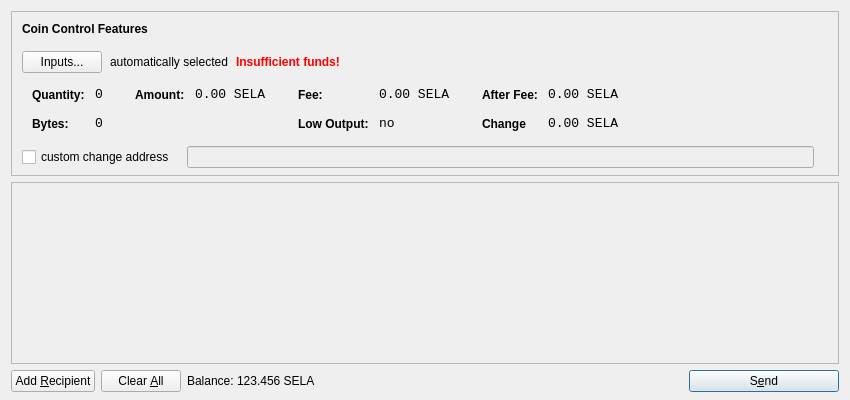
<?xml version="1.0" encoding="UTF-8"?>
<ui version="4.0">
 <class>SendCoinsDialog</class>
 <widget class="QDialog" name="SendCoinsDialog">
  <property name="geometry">
   <rect>
    <x>0</x>
    <y>0</y>
    <width>850</width>
    <height>400</height>
   </rect>
  </property>
  <property name="windowTitle">
   <string>Send Coins</string>
  </property>
  <layout class="QVBoxLayout" name="verticalLayout" stretch="0,1,0">
   <property name="bottomMargin">
    <number>8</number>
   </property>
   <item>
    <widget class="QFrame" name="frameCoinControl">
     <property name="sizePolicy">
      <sizepolicy hsizetype="Expanding" vsizetype="Expanding">
       <horstretch>0</horstretch>
       <verstretch>0</verstretch>
      </sizepolicy>
     </property>
     <property name="maximumSize">
      <size>
       <width>16777215</width>
       <height>16777215</height>
      </size>
     </property>
     <property name="frameShape">
      <enum>QFrame::StyledPanel</enum>
     </property>
     <property name="frameShadow">
      <enum>QFrame::Sunken</enum>
     </property>
     <layout class="QVBoxLayout" name="verticalLayoutCoinControl2">
      <property name="spacing">
       <number>-1</number>
      </property>
      <property name="leftMargin">
       <number>0</number>
      </property>
      <property name="topMargin">
       <number>0</number>
      </property>
      <property name="rightMargin">
       <number>0</number>
      </property>
      <property name="bottomMargin">
       <number>6</number>
      </property>
      <item>
       <layout class="QVBoxLayout" name="verticalLayoutCoinControl" stretch="0,0,0,0,1">
        <property name="spacing">
         <number>0</number>
        </property>
        <property name="leftMargin">
         <number>10</number>
        </property>
        <property name="topMargin">
         <number>10</number>
        </property>
        <item>
         <layout class="QHBoxLayout" name="horizontalLayoutCoinControl1">
          <property name="bottomMargin">
           <number>15</number>
          </property>
          <item>
           <widget class="QLabel" name="labelCoinControlFeatures">
            <property name="sizePolicy">
             <sizepolicy hsizetype="Preferred" vsizetype="Maximum">
              <horstretch>0</horstretch>
              <verstretch>0</verstretch>
             </sizepolicy>
            </property>
            <property name="font">
             <font>
              <weight>75</weight>
              <bold>true</bold>
             </font>
            </property>
            <property name="styleSheet">
             <string notr="true">font-weight:bold;</string>
            </property>
            <property name="text">
             <string>Coin Control Features</string>
            </property>
           </widget>
          </item>
         </layout>
        </item>
        <item>
         <layout class="QHBoxLayout" name="horizontalLayoutCoinControl2" stretch="0,0,0,0">
          <property name="spacing">
           <number>8</number>
          </property>
          <property name="bottomMargin">
           <number>10</number>
          </property>
          <item>
           <widget class="QPushButton" name="pushButtonCoinControl">
            <property name="styleSheet">
             <string notr="true"/>
            </property>
            <property name="text">
             <string>Inputs...</string>
            </property>
           </widget>
          </item>
          <item>
           <widget class="QLabel" name="labelCoinControlAutomaticallySelected">
            <property name="text">
             <string>automatically selected</string>
            </property>
            <property name="margin">
             <number>5</number>
            </property>
           </widget>
          </item>
          <item>
           <widget class="QLabel" name="labelCoinControlInsuffFunds">
            <property name="font">
             <font>
              <weight>75</weight>
              <bold>true</bold>
             </font>
            </property>
            <property name="styleSheet">
             <string notr="true">color:red;font-weight:bold;</string>
            </property>
            <property name="text">
             <string>Insufficient funds!</string>
            </property>
            <property name="margin">
             <number>5</number>
            </property>
           </widget>
          </item>
          <item>
           <spacer name="horizontalSpacerCoinControl">
            <property name="orientation">
             <enum>Qt::Horizontal</enum>
            </property>
            <property name="sizeHint" stdset="0">
             <size>
              <width>40</width>
              <height>1</height>
             </size>
            </property>
           </spacer>
          </item>
         </layout>
        </item>
        <item>
         <widget class="QWidget" name="widgetCoinControl" native="true">
          <property name="sizePolicy">
           <sizepolicy hsizetype="Preferred" vsizetype="Preferred">
            <horstretch>0</horstretch>
            <verstretch>0</verstretch>
           </sizepolicy>
          </property>
          <property name="minimumSize">
           <size>
            <width>0</width>
            <height>0</height>
           </size>
          </property>
          <property name="styleSheet">
           <string notr="true"/>
          </property>
          <layout class="QHBoxLayout" name="horizontalLayoutCoinControl5">
           <property name="margin">
            <number>0</number>
           </property>
           <item>
            <layout class="QHBoxLayout" name="horizontalLayoutCoinControl3" stretch="0,0,0,1">
             <property name="spacing">
              <number>20</number>
             </property>
             <property name="topMargin">
              <number>0</number>
             </property>
             <property name="bottomMargin">
              <number>10</number>
             </property>
             <item>
              <layout class="QFormLayout" name="formLayoutCoinControl1">
               <property name="horizontalSpacing">
                <number>10</number>
               </property>
               <property name="verticalSpacing">
                <number>14</number>
               </property>
               <property name="leftMargin">
                <number>10</number>
               </property>
               <property name="topMargin">
                <number>4</number>
               </property>
               <property name="rightMargin">
                <number>6</number>
               </property>
               <item row="0" column="0">
                <widget class="QLabel" name="labelCoinControlQuantityText">
                 <property name="styleSheet">
                  <string notr="true">font-weight:bold;</string>
                 </property>
                 <property name="text">
                  <string>Quantity:</string>
                 </property>
                 <property name="margin">
                  <number>0</number>
                 </property>
                </widget>
               </item>
               <item row="0" column="1">
                <widget class="QLabel" name="labelCoinControlQuantity">
                 <property name="font">
                  <font>
                   <family>Monospace</family>
                   <pointsize>10</pointsize>
                  </font>
                 </property>
                 <property name="cursor">
                  <cursorShape>IBeamCursor</cursorShape>
                 </property>
                 <property name="contextMenuPolicy">
                  <enum>Qt::ActionsContextMenu</enum>
                 </property>
                 <property name="text">
                  <string>0</string>
                 </property>
                 <property name="margin">
                  <number>0</number>
                 </property>
                 <property name="textInteractionFlags">
                  <set>Qt::LinksAccessibleByMouse|Qt::TextSelectableByKeyboard|Qt::TextSelectableByMouse</set>
                 </property>
                </widget>
               </item>
               <item row="1" column="0">
                <widget class="QLabel" name="labelCoinControlBytesText">
                 <property name="styleSheet">
                  <string notr="true">font-weight:bold;</string>
                 </property>
                 <property name="text">
                  <string>Bytes:</string>
                 </property>
                </widget>
               </item>
               <item row="1" column="1">
                <widget class="QLabel" name="labelCoinControlBytes">
                 <property name="font">
                  <font>
                   <family>Monospace</family>
                   <pointsize>10</pointsize>
                  </font>
                 </property>
                 <property name="cursor">
                  <cursorShape>IBeamCursor</cursorShape>
                 </property>
                 <property name="contextMenuPolicy">
                  <enum>Qt::ActionsContextMenu</enum>
                 </property>
                 <property name="text">
                  <string>0</string>
                 </property>
                 <property name="textInteractionFlags">
                  <set>Qt::LinksAccessibleByMouse|Qt::TextSelectableByKeyboard|Qt::TextSelectableByMouse</set>
                 </property>
                </widget>
               </item>
              </layout>
             </item>
             <item>
              <layout class="QFormLayout" name="formLayoutCoinControl2">
               <property name="horizontalSpacing">
                <number>10</number>
               </property>
               <property name="verticalSpacing">
                <number>14</number>
               </property>
               <property name="leftMargin">
                <number>6</number>
               </property>
               <property name="topMargin">
                <number>4</number>
               </property>
               <property name="rightMargin">
                <number>6</number>
               </property>
               <item row="0" column="0">
                <widget class="QLabel" name="labelCoinControlAmountText">
                 <property name="styleSheet">
                  <string notr="true">font-weight:bold;</string>
                 </property>
                 <property name="text">
                  <string>Amount:</string>
                 </property>
                 <property name="margin">
                  <number>0</number>
                 </property>
                </widget>
               </item>
               <item row="0" column="1">
                <widget class="QLabel" name="labelCoinControlAmount">
                 <property name="font">
                  <font>
                   <family>Monospace</family>
                   <pointsize>10</pointsize>
                  </font>
                 </property>
                 <property name="cursor">
                  <cursorShape>IBeamCursor</cursorShape>
                 </property>
                 <property name="contextMenuPolicy">
                  <enum>Qt::ActionsContextMenu</enum>
                 </property>
                 <property name="text">
                  <string notr="true">0.00 SELA</string>
                 </property>
                 <property name="textInteractionFlags">
                  <set>Qt::LinksAccessibleByMouse|Qt::TextSelectableByKeyboard|Qt::TextSelectableByMouse</set>
                 </property>
                </widget>
               </item>
              </layout>
             </item>
             <item>
              <layout class="QFormLayout" name="formLayoutCoinControl3">
               <property name="horizontalSpacing">
                <number>10</number>
               </property>
               <property name="verticalSpacing">
                <number>14</number>
               </property>
               <property name="leftMargin">
                <number>6</number>
               </property>
               <property name="topMargin">
                <number>4</number>
               </property>
               <property name="rightMargin">
                <number>6</number>
               </property>
               <item row="0" column="0">
                <widget class="QLabel" name="labelCoinControlFeeText">
                 <property name="styleSheet">
                  <string notr="true">font-weight:bold;</string>
                 </property>
                 <property name="text">
                  <string>Fee:</string>
                 </property>
                 <property name="margin">
                  <number>0</number>
                 </property>
                </widget>
               </item>
               <item row="0" column="1">
                <widget class="QLabel" name="labelCoinControlFee">
                 <property name="font">
                  <font>
                   <family>Monospace</family>
                   <pointsize>10</pointsize>
                  </font>
                 </property>
                 <property name="cursor">
                  <cursorShape>IBeamCursor</cursorShape>
                 </property>
                 <property name="contextMenuPolicy">
                  <enum>Qt::ActionsContextMenu</enum>
                 </property>
                 <property name="text">
                  <string notr="true">0.00 SELA</string>
                 </property>
                 <property name="textInteractionFlags">
                  <set>Qt::LinksAccessibleByMouse|Qt::TextSelectableByKeyboard|Qt::TextSelectableByMouse</set>
                 </property>
                </widget>
               </item>
               <item row="1" column="0">
                <widget class="QLabel" name="labelCoinControlLowOutputText">
                 <property name="styleSheet">
                  <string notr="true">font-weight:bold;</string>
                 </property>
                 <property name="text">
                  <string>Low Output:</string>
                 </property>
                </widget>
               </item>
               <item row="1" column="1">
                <widget class="QLabel" name="labelCoinControlLowOutput">
                 <property name="font">
                  <font>
                   <family>Monospace</family>
                   <pointsize>10</pointsize>
                  </font>
                 </property>
                 <property name="cursor">
                  <cursorShape>IBeamCursor</cursorShape>
                 </property>
                 <property name="contextMenuPolicy">
                  <enum>Qt::ActionsContextMenu</enum>
                 </property>
                 <property name="text">
                  <string>no</string>
                 </property>
                 <property name="textInteractionFlags">
                  <set>Qt::LinksAccessibleByMouse|Qt::TextSelectableByKeyboard|Qt::TextSelectableByMouse</set>
                 </property>
                </widget>
               </item>
              </layout>
             </item>
             <item>
              <layout class="QFormLayout" name="formLayoutCoinControl4">
               <property name="horizontalSpacing">
                <number>10</number>
               </property>
               <property name="verticalSpacing">
                <number>14</number>
               </property>
               <property name="leftMargin">
                <number>6</number>
               </property>
               <property name="topMargin">
                <number>4</number>
               </property>
               <property name="rightMargin">
                <number>6</number>
               </property>
               <item row="0" column="0">
                <widget class="QLabel" name="labelCoinControlAfterFeeText">
                 <property name="styleSheet">
                  <string notr="true">font-weight:bold;</string>
                 </property>
                 <property name="text">
                  <string>After Fee:</string>
                 </property>
                 <property name="margin">
                  <number>0</number>
                 </property>
                </widget>
               </item>
               <item row="0" column="1">
                <widget class="QLabel" name="labelCoinControlAfterFee">
                 <property name="font">
                  <font>
                   <family>Monospace</family>
                   <pointsize>10</pointsize>
                  </font>
                 </property>
                 <property name="cursor">
                  <cursorShape>IBeamCursor</cursorShape>
                 </property>
                 <property name="contextMenuPolicy">
                  <enum>Qt::ActionsContextMenu</enum>
                 </property>
                 <property name="text">
                  <string notr="true">0.00 SELA</string>
                 </property>
                 <property name="textInteractionFlags">
                  <set>Qt::LinksAccessibleByMouse|Qt::TextSelectableByKeyboard|Qt::TextSelectableByMouse</set>
                 </property>
                </widget>
               </item>
               <item row="1" column="0">
                <widget class="QLabel" name="labelCoinControlChangeText">
                 <property name="styleSheet">
                  <string notr="true">font-weight:bold;</string>
                 </property>
                 <property name="text">
                  <string>Change</string>
                 </property>
                </widget>
               </item>
               <item row="1" column="1">
                <widget class="QLabel" name="labelCoinControlChange">
                 <property name="font">
                  <font>
                   <family>Monospace</family>
                   <pointsize>10</pointsize>
                  </font>
                 </property>
                 <property name="cursor">
                  <cursorShape>IBeamCursor</cursorShape>
                 </property>
                 <property name="contextMenuPolicy">
                  <enum>Qt::ActionsContextMenu</enum>
                 </property>
                 <property name="text">
                  <string notr="true">0.00 SELA</string>
                 </property>
                 <property name="textInteractionFlags">
                  <set>Qt::LinksAccessibleByMouse|Qt::TextSelectableByKeyboard|Qt::TextSelectableByMouse</set>
                 </property>
                </widget>
               </item>
              </layout>
             </item>
            </layout>
           </item>
          </layout>
         </widget>
        </item>
        <item>
         <layout class="QHBoxLayout" name="horizontalLayoutCoinControl4" stretch="0,0,0">
          <property name="spacing">
           <number>12</number>
          </property>
          <property name="sizeConstraint">
           <enum>QLayout::SetDefaultConstraint</enum>
          </property>
          <property name="topMargin">
           <number>5</number>
          </property>
          <property name="rightMargin">
           <number>5</number>
          </property>
          <item>
           <widget class="QCheckBox" name="checkBoxCoinControlChange">
            <property name="text">
             <string>custom change address</string>
            </property>
           </widget>
          </item>
          <item>
           <widget class="QLineEdit" name="lineEditCoinControlChange">
            <property name="enabled">
             <bool>false</bool>
            </property>
            <property name="sizePolicy">
             <sizepolicy hsizetype="Expanding" vsizetype="Fixed">
              <horstretch>0</horstretch>
              <verstretch>0</verstretch>
             </sizepolicy>
            </property>
           </widget>
          </item>
          <item>
           <widget class="QLabel" name="labelCoinControlChangeLabel">
            <property name="sizePolicy">
             <sizepolicy hsizetype="Preferred" vsizetype="Expanding">
              <horstretch>0</horstretch>
              <verstretch>0</verstretch>
             </sizepolicy>
            </property>
            <property name="minimumSize">
             <size>
              <width>0</width>
              <height>0</height>
             </size>
            </property>
            <property name="text">
             <string/>
            </property>
            <property name="margin">
             <number>3</number>
            </property>
           </widget>
          </item>
         </layout>
        </item>
        <item>
         <spacer name="verticalSpacerCoinControl">
          <property name="orientation">
           <enum>Qt::Vertical</enum>
          </property>
          <property name="sizeHint" stdset="0">
           <size>
            <width>800</width>
            <height>1</height>
           </size>
          </property>
         </spacer>
        </item>
       </layout>
      </item>
     </layout>
    </widget>
   </item>
   <item>
    <widget class="QScrollArea" name="scrollArea">
     <property name="widgetResizable">
      <bool>true</bool>
     </property>
     <widget class="QWidget" name="scrollAreaWidgetContents">
      <property name="geometry">
       <rect>
        <x>0</x>
        <y>0</y>
        <width>830</width>
        <height>165</height>
       </rect>
      </property>
      <layout class="QVBoxLayout" name="verticalLayout_2">
       <property name="margin">
        <number>0</number>
       </property>
       <item>
        <layout class="QVBoxLayout" name="entries">
         <property name="spacing">
          <number>6</number>
         </property>
        </layout>
       </item>
       <item>
        <spacer name="verticalSpacer">
         <property name="orientation">
          <enum>Qt::Vertical</enum>
         </property>
         <property name="sizeHint" stdset="0">
          <size>
           <width>20</width>
           <height>40</height>
          </size>
         </property>
        </spacer>
       </item>
      </layout>
     </widget>
    </widget>
   </item>
   <item>
    <layout class="QHBoxLayout" name="horizontalLayout">
     <item>
      <widget class="QPushButton" name="addButton">
       <property name="toolTip">
        <string>Send to multiple recipients at once</string>
       </property>
       <property name="text">
        <string>Add &amp;Recipient</string>
       </property>
       <property name="autoDefault">
        <bool>false</bool>
       </property>
      </widget>
     </item>
     <item>
      <widget class="QPushButton" name="clearButton">
       <property name="sizePolicy">
        <sizepolicy hsizetype="Minimum" vsizetype="Fixed">
         <horstretch>0</horstretch>
         <verstretch>0</verstretch>
        </sizepolicy>
       </property>
       <property name="toolTip">
        <string>Remove all transaction fields</string>
       </property>
       <property name="text">
        <string>Clear &amp;All</string>
       </property>
       <property name="autoRepeatDelay">
        <number>300</number>
       </property>
       <property name="autoDefault">
        <bool>false</bool>
       </property>
      </widget>
     </item>
     <item>
      <layout class="QHBoxLayout" name="horizontalLayout_2">
       <property name="spacing">
        <number>3</number>
       </property>
       <item>
        <widget class="QLabel" name="label">
         <property name="sizePolicy">
          <sizepolicy hsizetype="Preferred" vsizetype="Fixed">
           <horstretch>0</horstretch>
           <verstretch>0</verstretch>
          </sizepolicy>
         </property>
         <property name="text">
          <string>Balance:</string>
         </property>
        </widget>
       </item>
       <item>
        <widget class="QLabel" name="labelBalance">
         <property name="sizePolicy">
          <sizepolicy hsizetype="Preferred" vsizetype="Fixed">
           <horstretch>0</horstretch>
           <verstretch>0</verstretch>
          </sizepolicy>
         </property>
         <property name="cursor">
          <cursorShape>IBeamCursor</cursorShape>
         </property>
         <property name="text">
          <string notr="true">123.456 SELA</string>
         </property>
         <property name="textInteractionFlags">
          <set>Qt::LinksAccessibleByMouse|Qt::TextSelectableByKeyboard|Qt::TextSelectableByMouse</set>
         </property>
        </widget>
       </item>
      </layout>
     </item>
     <item>
      <spacer name="horizontalSpacer">
       <property name="orientation">
        <enum>Qt::Horizontal</enum>
       </property>
       <property name="sizeHint" stdset="0">
        <size>
         <width>40</width>
         <height>20</height>
        </size>
       </property>
      </spacer>
     </item>
     <item>
      <widget class="QPushButton" name="sendButton">
       <property name="minimumSize">
        <size>
         <width>150</width>
         <height>0</height>
        </size>
       </property>
       <property name="toolTip">
        <string>Confirm the send action</string>
       </property>
       <property name="text">
        <string>S&amp;end</string>
       </property>
       <property name="icon">
        <iconset resource="../bitcoin.qrc">
         <normaloff>:/icons/send</normaloff>:/icons/send</iconset>
       </property>
       <property name="default">
        <bool>true</bool>
       </property>
      </widget>
     </item>
    </layout>
   </item>
  </layout>
 </widget>
 <resources>
  <include location="../bitcoin.qrc"/>
 </resources>
 <connections/>
</ui>
